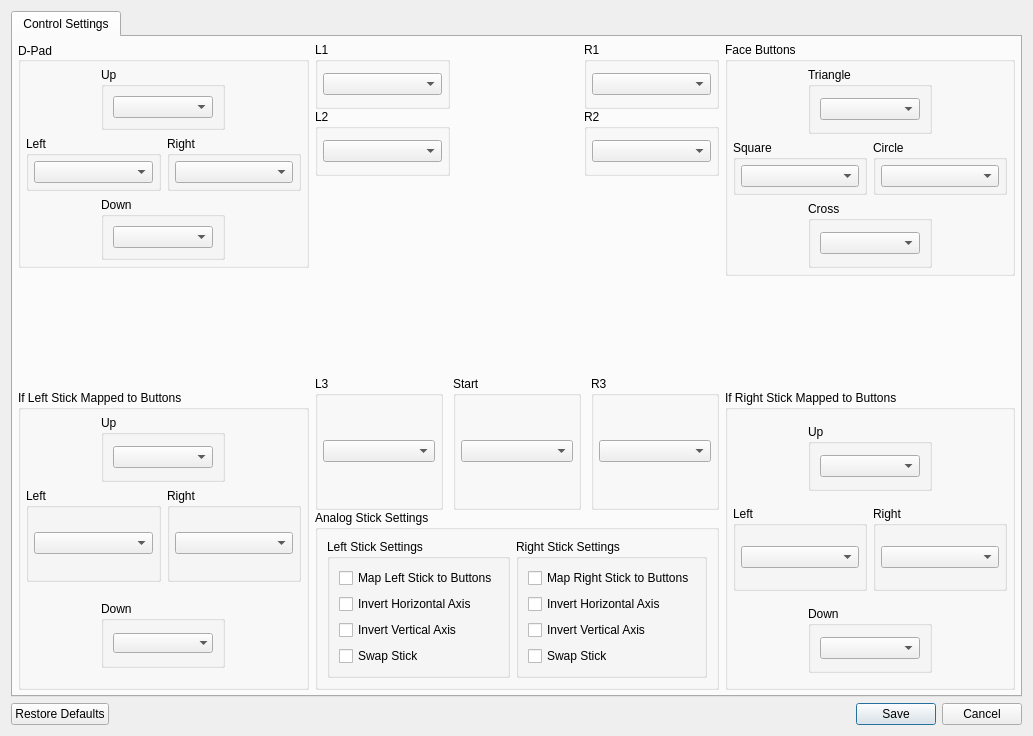
<?xml version="1.0" encoding="UTF-8"?>
<!-- SPDX-FileCopyrightText: Copyright 2024 shadPS4 Emulator Project
     SPDX-License-Identifier: GPL-2.0-or-later -->
<ui version="4.0">
 <class>ControlSettings</class>
 <widget class="QDialog" name="ControlSettings">
  <property name="windowModality">
   <enum>Qt::WindowModality::WindowModal</enum>
  </property>
  <property name="geometry">
   <rect>
    <x>0</x>
    <y>0</y>
    <width>1033</width>
    <height>736</height>
   </rect>
  </property>
  <property name="windowTitle">
   <string>Configure Controls</string>
  </property>
  <property name="windowIcon">
   <iconset>
    <normaloff>:/rpcs3.ico</normaloff>:/rpcs3.ico</iconset>
  </property>
  <layout class="QVBoxLayout" name="verticalLayout">
   <item>
    <widget class="QScrollArea" name="scrollArea">
     <property name="frameShape">
      <enum>QFrame::Shape::NoFrame</enum>
     </property>
     <property name="lineWidth">
      <number>0</number>
     </property>
     <property name="widgetResizable">
      <bool>true</bool>
     </property>
     <widget class="QTabWidget" name="tabWidget">
      <property name="geometry">
       <rect>
        <x>0</x>
        <y>0</y>
        <width>1015</width>
        <height>688</height>
       </rect>
      </property>
      <widget class="QWidget" name="tab">
       <attribute name="title">
        <string>Control Settings</string>
       </attribute>
       <layout class="QVBoxLayout" name="mainLayout">
        <property name="leftMargin">
         <number>5</number>
        </property>
        <property name="topMargin">
         <number>5</number>
        </property>
        <property name="rightMargin">
         <number>5</number>
        </property>
        <property name="bottomMargin">
         <number>5</number>
        </property>
        <item>
         <layout class="QHBoxLayout" name="bottomLayout">
          <item>
           <layout class="QVBoxLayout" name="verticalLayout_left">
            <property name="spacing">
             <number>5</number>
            </property>
            <item>
             <widget class="QGroupBox" name="gb_dpad">
              <property name="enabled">
               <bool>true</bool>
              </property>
              <property name="maximumSize">
               <size>
                <width>16777215</width>
                <height>16777215</height>
               </size>
              </property>
              <property name="title">
               <string>D-Pad</string>
              </property>
              <property name="alignment">
               <set>Qt::AlignmentFlag::AlignLeading|Qt::AlignmentFlag::AlignLeft|Qt::AlignmentFlag::AlignVCenter</set>
              </property>
              <layout class="QVBoxLayout" name="gb_dpad_layout">
               <property name="spacing">
                <number>6</number>
               </property>
               <property name="leftMargin">
                <number>5</number>
               </property>
               <property name="topMargin">
                <number>5</number>
               </property>
               <property name="rightMargin">
                <number>5</number>
               </property>
               <property name="bottomMargin">
                <number>5</number>
               </property>
               <item>
                <widget class="QWidget" name="dpad_up" native="true">
                 <layout class="QHBoxLayout" name="dpad_up_layout">
                  <property name="spacing">
                   <number>0</number>
                  </property>
                  <property name="leftMargin">
                   <number>0</number>
                  </property>
                  <property name="topMargin">
                   <number>0</number>
                  </property>
                  <property name="rightMargin">
                   <number>0</number>
                  </property>
                  <property name="bottomMargin">
                   <number>0</number>
                  </property>
                  <item>
                   <widget class="QGroupBox" name="gb_dpad_up">
                    <property name="minimumSize">
                     <size>
                      <width>124</width>
                      <height>0</height>
                     </size>
                    </property>
                    <property name="maximumSize">
                     <size>
                      <width>0</width>
                      <height>16777215</height>
                     </size>
                    </property>
                    <property name="title">
                     <string>Up</string>
                    </property>
                    <layout class="QHBoxLayout" name="horizontalLayout_4">
                     <item>
                      <widget class="QComboBox" name="DpadUpBox">
                       <property name="editable">
                        <bool>false</bool>
                       </property>
                       <property name="sizeAdjustPolicy">
                        <enum>QComboBox::SizeAdjustPolicy::AdjustToContents</enum>
                       </property>
                      </widget>
                     </item>
                    </layout>
                   </widget>
                  </item>
                 </layout>
                </widget>
               </item>
               <item>
                <layout class="QHBoxLayout" name="layout_dpad_left_right">
                 <item>
                  <widget class="QGroupBox" name="gb_dpad_left">
                   <property name="title">
                    <string>Left</string>
                   </property>
                   <layout class="QVBoxLayout" name="gb_dpad_left_layout">
                    <property name="leftMargin">
                     <number>5</number>
                    </property>
                    <property name="topMargin">
                     <number>5</number>
                    </property>
                    <property name="rightMargin">
                     <number>5</number>
                    </property>
                    <property name="bottomMargin">
                     <number>5</number>
                    </property>
                    <item>
                     <widget class="QComboBox" name="DpadLeftBox"/>
                    </item>
                   </layout>
                  </widget>
                 </item>
                 <item>
                  <widget class="QGroupBox" name="gb_dpad_right">
                   <property name="title">
                    <string>Right</string>
                   </property>
                   <layout class="QVBoxLayout" name="gb_dpad_right_layout">
                    <property name="leftMargin">
                     <number>5</number>
                    </property>
                    <property name="topMargin">
                     <number>5</number>
                    </property>
                    <property name="rightMargin">
                     <number>5</number>
                    </property>
                    <property name="bottomMargin">
                     <number>5</number>
                    </property>
                    <item>
                     <widget class="QComboBox" name="DpadRightBox">
                      <property name="editable">
                       <bool>false</bool>
                      </property>
                     </widget>
                    </item>
                   </layout>
                  </widget>
                 </item>
                </layout>
               </item>
               <item>
                <widget class="QWidget" name="dpad_down" native="true">
                 <layout class="QHBoxLayout" name="dpad_down_layout">
                  <property name="leftMargin">
                   <number>0</number>
                  </property>
                  <property name="topMargin">
                   <number>0</number>
                  </property>
                  <property name="rightMargin">
                   <number>0</number>
                  </property>
                  <property name="bottomMargin">
                   <number>0</number>
                  </property>
                  <item>
                   <widget class="QGroupBox" name="gb_dpad_down">
                    <property name="maximumSize">
                     <size>
                      <width>124</width>
                      <height>16777215</height>
                     </size>
                    </property>
                    <property name="title">
                     <string>Down</string>
                    </property>
                    <layout class="QHBoxLayout" name="horizontalLayout_3">
                     <item>
                      <widget class="QComboBox" name="DpadDownBox">
                       <property name="enabled">
                        <bool>true</bool>
                       </property>
                       <property name="sizePolicy">
                        <sizepolicy hsizetype="Preferred" vsizetype="Fixed">
                         <horstretch>0</horstretch>
                         <verstretch>0</verstretch>
                        </sizepolicy>
                       </property>
                       <property name="minimumSize">
                        <size>
                         <width>100</width>
                         <height>0</height>
                        </size>
                       </property>
                      </widget>
                     </item>
                    </layout>
                   </widget>
                  </item>
                 </layout>
                </widget>
               </item>
              </layout>
             </widget>
            </item>
            <item>
             <spacer name="verticalSpacer">
              <property name="orientation">
               <enum>Qt::Orientation::Vertical</enum>
              </property>
              <property name="sizeHint" stdset="0">
               <size>
                <width>20</width>
                <height>40</height>
               </size>
              </property>
             </spacer>
            </item>
            <item>
             <widget class="QGroupBox" name="gb_left_stick">
              <property name="minimumSize">
               <size>
                <width>0</width>
                <height>300</height>
               </size>
              </property>
              <property name="title">
               <string>If Left Stick Mapped to Buttons</string>
              </property>
              <layout class="QVBoxLayout" name="gb_left_stick_layout">
               <property name="leftMargin">
                <number>5</number>
               </property>
               <property name="topMargin">
                <number>5</number>
               </property>
               <property name="rightMargin">
                <number>5</number>
               </property>
               <property name="bottomMargin">
                <number>5</number>
               </property>
               <item>
                <widget class="QWidget" name="left_stick_up" native="true">
                 <property name="maximumSize">
                  <size>
                   <width>16777215</width>
                   <height>67</height>
                  </size>
                 </property>
                 <layout class="QHBoxLayout" name="left_stick_up_layout">
                  <property name="leftMargin">
                   <number>0</number>
                  </property>
                  <property name="topMargin">
                   <number>0</number>
                  </property>
                  <property name="rightMargin">
                   <number>0</number>
                  </property>
                  <property name="bottomMargin">
                   <number>0</number>
                  </property>
                  <item>
                   <widget class="QGroupBox" name="gb_left_stick_up">
                    <property name="minimumSize">
                     <size>
                      <width>124</width>
                      <height>0</height>
                     </size>
                    </property>
                    <property name="maximumSize">
                     <size>
                      <width>124</width>
                      <height>16777215</height>
                     </size>
                    </property>
                    <property name="title">
                     <string>Up</string>
                    </property>
                    <layout class="QVBoxLayout" name="verticalLayout_10">
                     <item>
                      <widget class="QComboBox" name="LStickUpBox"/>
                     </item>
                    </layout>
                   </widget>
                  </item>
                 </layout>
                </widget>
               </item>
               <item>
                <layout class="QHBoxLayout" name="layout_left_stick_left_right">
                 <item>
                  <widget class="QGroupBox" name="gb_left_stick_left">
                   <property name="title">
                    <string>Left</string>
                   </property>
                   <layout class="QVBoxLayout" name="gb_left_stick_left_layout">
                    <property name="leftMargin">
                     <number>5</number>
                    </property>
                    <property name="topMargin">
                     <number>5</number>
                    </property>
                    <property name="rightMargin">
                     <number>5</number>
                    </property>
                    <property name="bottomMargin">
                     <number>5</number>
                    </property>
                    <item>
                     <widget class="QComboBox" name="LStickLeftBox"/>
                    </item>
                   </layout>
                  </widget>
                 </item>
                 <item>
                  <widget class="QGroupBox" name="gb_left_stick_right">
                   <property name="maximumSize">
                    <size>
                     <width>179</width>
                     <height>16777215</height>
                    </size>
                   </property>
                   <property name="title">
                    <string>Right</string>
                   </property>
                   <layout class="QVBoxLayout" name="gb_left_stick_right_layout">
                    <property name="leftMargin">
                     <number>5</number>
                    </property>
                    <property name="topMargin">
                     <number>5</number>
                    </property>
                    <property name="rightMargin">
                     <number>5</number>
                    </property>
                    <property name="bottomMargin">
                     <number>5</number>
                    </property>
                    <item>
                     <widget class="QComboBox" name="LStickRightBox"/>
                    </item>
                   </layout>
                  </widget>
                 </item>
                </layout>
               </item>
               <item>
                <widget class="QWidget" name="left_stick_down" native="true">
                 <layout class="QHBoxLayout" name="left_stick_down_layout">
                  <property name="leftMargin">
                   <number>0</number>
                  </property>
                  <property name="topMargin">
                   <number>0</number>
                  </property>
                  <property name="rightMargin">
                   <number>0</number>
                  </property>
                  <property name="bottomMargin">
                   <number>0</number>
                  </property>
                  <item>
                   <widget class="QGroupBox" name="gb_left_stick_down">
                    <property name="minimumSize">
                     <size>
                      <width>124</width>
                      <height>0</height>
                     </size>
                    </property>
                    <property name="maximumSize">
                     <size>
                      <width>124</width>
                      <height>67</height>
                     </size>
                    </property>
                    <property name="title">
                     <string>Down</string>
                    </property>
                    <layout class="QVBoxLayout" name="verticalLayout_8">
                     <item>
                      <widget class="QComboBox" name="LStickDownBox">
                       <property name="editable">
                        <bool>false</bool>
                       </property>
                       <property name="frame">
                        <bool>false</bool>
                       </property>
                      </widget>
                     </item>
                    </layout>
                   </widget>
                  </item>
                 </layout>
                </widget>
               </item>
              </layout>
             </widget>
            </item>
           </layout>
          </item>
          <item>
           <layout class="QVBoxLayout" name="verticalLayout_middle" stretch="0,0,0,0">
            <property name="spacing">
             <number>0</number>
            </property>
            <item>
             <layout class="QHBoxLayout" name="layout_middle_top">
              <property name="spacing">
               <number>0</number>
              </property>
              <item>
               <layout class="QVBoxLayout" name="layout_l1_l2">
                <item>
                 <widget class="QGroupBox" name="gb_l1">
                  <property name="title">
                   <string>L1</string>
                  </property>
                  <layout class="QVBoxLayout" name="gb_l1_layout">
                   <property name="leftMargin">
                    <number>5</number>
                   </property>
                   <property name="topMargin">
                    <number>5</number>
                   </property>
                   <property name="rightMargin">
                    <number>5</number>
                   </property>
                   <property name="bottomMargin">
                    <number>5</number>
                   </property>
                   <item>
                    <widget class="QComboBox" name="LBBox"/>
                   </item>
                  </layout>
                 </widget>
                </item>
                <item>
                 <widget class="QGroupBox" name="gb_l2">
                  <property name="title">
                   <string>L2</string>
                  </property>
                  <layout class="QVBoxLayout" name="gb_l2_layout">
                   <property name="leftMargin">
                    <number>5</number>
                   </property>
                   <property name="topMargin">
                    <number>5</number>
                   </property>
                   <property name="rightMargin">
                    <number>5</number>
                   </property>
                   <property name="bottomMargin">
                    <number>5</number>
                   </property>
                   <item>
                    <widget class="QComboBox" name="LTBox"/>
                   </item>
                  </layout>
                 </widget>
                </item>
               </layout>
              </item>
              <item>
               <layout class="QVBoxLayout" name="layout_system_buttons">
                <item>
                 <layout class="QHBoxLayout" name="layout_select_start">
                  <property name="spacing">
                   <number>10</number>
                  </property>
                 </layout>
                </item>
                <item>
                 <widget class="QWidget" name="widget_ps_button" native="true">
                  <layout class="QHBoxLayout" name="widget_ps_button_layout">
                   <property name="spacing">
                    <number>10</number>
                   </property>
                   <property name="leftMargin">
                    <number>0</number>
                   </property>
                   <property name="topMargin">
                    <number>0</number>
                   </property>
                   <property name="rightMargin">
                    <number>0</number>
                   </property>
                   <property name="bottomMargin">
                    <number>0</number>
                   </property>
                  </layout>
                 </widget>
                </item>
               </layout>
              </item>
              <item>
               <layout class="QVBoxLayout" name="layout_r1_r2">
                <item>
                 <widget class="QGroupBox" name="gb_r1">
                  <property name="title">
                   <string>R1</string>
                  </property>
                  <layout class="QVBoxLayout" name="gb_r1_layout">
                   <property name="leftMargin">
                    <number>5</number>
                   </property>
                   <property name="topMargin">
                    <number>5</number>
                   </property>
                   <property name="rightMargin">
                    <number>5</number>
                   </property>
                   <property name="bottomMargin">
                    <number>5</number>
                   </property>
                   <item>
                    <widget class="QComboBox" name="RBBox"/>
                   </item>
                  </layout>
                 </widget>
                </item>
                <item>
                 <widget class="QGroupBox" name="gb_r2">
                  <property name="title">
                   <string>R2</string>
                  </property>
                  <layout class="QVBoxLayout" name="gb_r2_layout">
                   <property name="leftMargin">
                    <number>5</number>
                   </property>
                   <property name="topMargin">
                    <number>5</number>
                   </property>
                   <property name="rightMargin">
                    <number>5</number>
                   </property>
                   <property name="bottomMargin">
                    <number>5</number>
                   </property>
                   <item>
                    <widget class="QComboBox" name="RTBox"/>
                   </item>
                  </layout>
                 </widget>
                </item>
               </layout>
              </item>
             </layout>
            </item>
            <item>
             <widget class="QWidget" name="widget_controller" native="true">
              <property name="minimumSize">
               <size>
                <width>0</width>
                <height>200</height>
               </size>
              </property>
              <layout class="QHBoxLayout" name="widget_controller_layout">
               <property name="leftMargin">
                <number>0</number>
               </property>
               <property name="topMargin">
                <number>0</number>
               </property>
               <property name="rightMargin">
                <number>0</number>
               </property>
               <property name="bottomMargin">
                <number>0</number>
               </property>
               <item>
                <widget class="QLabel" name="l_controller">
                 <property name="maximumSize">
                  <size>
                   <width>415</width>
                   <height>256</height>
                  </size>
                 </property>
                 <property name="pixmap">
                  <pixmap resource="../shadps4.qrc">:/images/ps4_controller.png</pixmap>
                 </property>
                 <property name="scaledContents">
                  <bool>true</bool>
                 </property>
                 <property name="alignment">
                  <set>Qt::AlignmentFlag::AlignBottom|Qt::AlignmentFlag::AlignHCenter</set>
                 </property>
                </widget>
               </item>
              </layout>
             </widget>
            </item>
            <item>
             <layout class="QHBoxLayout" name="layout_middle_bottom">
              <property name="spacing">
               <number>10</number>
              </property>
              <property name="sizeConstraint">
               <enum>QLayout::SizeConstraint::SetDefaultConstraint</enum>
              </property>
              <item>
               <widget class="QGroupBox" name="gb_l3">
                <property name="title">
                 <string>L3</string>
                </property>
                <layout class="QVBoxLayout" name="gb_l3_layout">
                 <property name="leftMargin">
                  <number>5</number>
                 </property>
                 <property name="topMargin">
                  <number>5</number>
                 </property>
                 <property name="rightMargin">
                  <number>5</number>
                 </property>
                 <property name="bottomMargin">
                  <number>5</number>
                 </property>
                 <item>
                  <widget class="QComboBox" name="LClickBox"/>
                 </item>
                </layout>
               </widget>
              </item>
              <item>
               <widget class="QGroupBox" name="gb_start">
                <property name="title">
                 <string>Start</string>
                </property>
                <layout class="QVBoxLayout" name="gb_start_layout">
                 <property name="leftMargin">
                  <number>5</number>
                 </property>
                 <property name="topMargin">
                  <number>5</number>
                 </property>
                 <property name="rightMargin">
                  <number>5</number>
                 </property>
                 <property name="bottomMargin">
                  <number>5</number>
                 </property>
                 <item>
                  <widget class="QComboBox" name="StartBox"/>
                 </item>
                </layout>
               </widget>
              </item>
              <item>
               <widget class="QGroupBox" name="gb_r3">
                <property name="title">
                 <string>R3</string>
                </property>
                <layout class="QVBoxLayout" name="gb_r3_layout">
                 <property name="leftMargin">
                  <number>5</number>
                 </property>
                 <property name="topMargin">
                  <number>5</number>
                 </property>
                 <property name="rightMargin">
                  <number>5</number>
                 </property>
                 <property name="bottomMargin">
                  <number>5</number>
                 </property>
                 <item>
                  <widget class="QComboBox" name="RClickBox"/>
                 </item>
                </layout>
               </widget>
              </item>
             </layout>
            </item>
            <item>
             <widget class="QGroupBox" name="AnalogSettings">
              <property name="title">
               <string>Analog Stick Settings</string>
              </property>
              <layout class="QHBoxLayout" name="horizontalLayout_2">
               <item>
                <widget class="QGroupBox" name="LStickSettings">
                 <property name="title">
                  <string>Left Stick Settings</string>
                 </property>
                 <layout class="QVBoxLayout" name="verticalLayout_4">
                  <item>
                   <widget class="QCheckBox" name="LStickButtons">
                    <property name="text">
                     <string>Map Left Stick to Buttons</string>
                    </property>
                    <property name="checked">
                     <bool>false</bool>
                    </property>
                   </widget>
                  </item>
                  <item>
                   <widget class="QCheckBox" name="LStickInvertX">
                    <property name="text">
                     <string>Invert Horizontal Axis</string>
                    </property>
                   </widget>
                  </item>
                  <item>
                   <widget class="QCheckBox" name="LStickInvertY">
                    <property name="text">
                     <string>Invert Vertical Axis</string>
                    </property>
                   </widget>
                  </item>
                  <item>
                   <widget class="QCheckBox" name="LStickSwap">
                    <property name="text">
                     <string>Swap Stick</string>
                    </property>
                   </widget>
                  </item>
                 </layout>
                </widget>
               </item>
               <item>
                <widget class="QGroupBox" name="RStickSettings">
                 <property name="title">
                  <string>Right Stick Settings</string>
                 </property>
                 <layout class="QVBoxLayout" name="verticalLayout_9">
                  <item>
                   <widget class="QCheckBox" name="RStickButtons">
                    <property name="text">
                     <string>Map Right Stick to Buttons</string>
                    </property>
                   </widget>
                  </item>
                  <item>
                   <widget class="QCheckBox" name="RStickInvertX">
                    <property name="text">
                     <string>Invert Horizontal Axis</string>
                    </property>
                   </widget>
                  </item>
                  <item>
                   <widget class="QCheckBox" name="RStickInvertY">
                    <property name="text">
                     <string>Invert Vertical Axis</string>
                    </property>
                   </widget>
                  </item>
                  <item>
                   <widget class="QCheckBox" name="RStickSwap">
                    <property name="text">
                     <string>Swap Stick</string>
                    </property>
                   </widget>
                  </item>
                 </layout>
                </widget>
               </item>
              </layout>
             </widget>
            </item>
           </layout>
          </item>
          <item>
           <layout class="QVBoxLayout" name="verticalLayout_right">
            <property name="spacing">
             <number>5</number>
            </property>
            <item>
             <widget class="QGroupBox" name="gb_face_buttons">
              <property name="title">
               <string>Face Buttons</string>
              </property>
              <layout class="QVBoxLayout" name="gb_face_buttons_layout">
               <property name="leftMargin">
                <number>5</number>
               </property>
               <property name="topMargin">
                <number>5</number>
               </property>
               <property name="rightMargin">
                <number>5</number>
               </property>
               <property name="bottomMargin">
                <number>5</number>
               </property>
               <item>
                <widget class="QWidget" name="widget_triangle" native="true">
                 <layout class="QHBoxLayout" name="widget_triangle_layout">
                  <property name="leftMargin">
                   <number>0</number>
                  </property>
                  <property name="topMargin">
                   <number>0</number>
                  </property>
                  <property name="rightMargin">
                   <number>0</number>
                  </property>
                  <property name="bottomMargin">
                   <number>0</number>
                  </property>
                  <item>
                   <widget class="QGroupBox" name="gb_triangle">
                    <property name="sizePolicy">
                     <sizepolicy hsizetype="Preferred" vsizetype="Fixed">
                      <horstretch>0</horstretch>
                      <verstretch>0</verstretch>
                     </sizepolicy>
                    </property>
                    <property name="minimumSize">
                     <size>
                      <width>124</width>
                      <height>67</height>
                     </size>
                    </property>
                    <property name="maximumSize">
                     <size>
                      <width>124</width>
                      <height>16777215</height>
                     </size>
                    </property>
                    <property name="title">
                     <string>Triangle</string>
                    </property>
                    <layout class="QVBoxLayout" name="verticalLayout_3">
                     <item>
                      <widget class="QComboBox" name="YBox">
                       <property name="sizePolicy">
                        <sizepolicy hsizetype="Preferred" vsizetype="Fixed">
                         <horstretch>0</horstretch>
                         <verstretch>0</verstretch>
                        </sizepolicy>
                       </property>
                      </widget>
                     </item>
                    </layout>
                   </widget>
                  </item>
                 </layout>
                </widget>
               </item>
               <item>
                <layout class="QHBoxLayout" name="layout_square_circle">
                 <item>
                  <widget class="QGroupBox" name="gb_square">
                   <property name="title">
                    <string>Square</string>
                   </property>
                   <layout class="QVBoxLayout" name="gb_square_layout">
                    <property name="leftMargin">
                     <number>5</number>
                    </property>
                    <property name="topMargin">
                     <number>5</number>
                    </property>
                    <property name="rightMargin">
                     <number>5</number>
                    </property>
                    <property name="bottomMargin">
                     <number>5</number>
                    </property>
                    <item>
                     <widget class="QComboBox" name="XBox"/>
                    </item>
                   </layout>
                  </widget>
                 </item>
                 <item>
                  <widget class="QGroupBox" name="gb_circle">
                   <property name="title">
                    <string>Circle</string>
                   </property>
                   <layout class="QVBoxLayout" name="gb_circle_layout">
                    <property name="leftMargin">
                     <number>5</number>
                    </property>
                    <property name="topMargin">
                     <number>5</number>
                    </property>
                    <property name="rightMargin">
                     <number>5</number>
                    </property>
                    <property name="bottomMargin">
                     <number>5</number>
                    </property>
                    <item>
                     <widget class="QComboBox" name="BBox"/>
                    </item>
                   </layout>
                  </widget>
                 </item>
                </layout>
               </item>
               <item>
                <widget class="QWidget" name="widget_cross" native="true">
                 <layout class="QHBoxLayout" name="widget_cross_layout">
                  <property name="leftMargin">
                   <number>0</number>
                  </property>
                  <property name="topMargin">
                   <number>0</number>
                  </property>
                  <property name="rightMargin">
                   <number>0</number>
                  </property>
                  <property name="bottomMargin">
                   <number>0</number>
                  </property>
                  <item>
                   <widget class="QGroupBox" name="gb_cross">
                    <property name="minimumSize">
                     <size>
                      <width>124</width>
                      <height>67</height>
                     </size>
                    </property>
                    <property name="maximumSize">
                     <size>
                      <width>124</width>
                      <height>16777215</height>
                     </size>
                    </property>
                    <property name="title">
                     <string>Cross</string>
                    </property>
                    <layout class="QVBoxLayout" name="verticalLayout_5">
                     <item>
                      <widget class="QComboBox" name="ABox"/>
                     </item>
                    </layout>
                   </widget>
                  </item>
                 </layout>
                </widget>
               </item>
              </layout>
             </widget>
            </item>
            <item>
             <spacer name="verticalSpacer_2">
              <property name="orientation">
               <enum>Qt::Orientation::Vertical</enum>
              </property>
              <property name="sizeHint" stdset="0">
               <size>
                <width>20</width>
                <height>0</height>
               </size>
              </property>
             </spacer>
            </item>
            <item>
             <widget class="QGroupBox" name="gb_right_stick">
              <property name="minimumSize">
               <size>
                <width>0</width>
                <height>300</height>
               </size>
              </property>
              <property name="title">
               <string>If Right Stick Mapped to Buttons</string>
              </property>
              <layout class="QVBoxLayout" name="verticalLayout_2">
               <property name="leftMargin">
                <number>5</number>
               </property>
               <property name="topMargin">
                <number>5</number>
               </property>
               <property name="rightMargin">
                <number>5</number>
               </property>
               <property name="bottomMargin">
                <number>5</number>
               </property>
               <item>
                <widget class="QWidget" name="widget_right_stick_up" native="true">
                 <layout class="QHBoxLayout" name="widget_right_stick_up_layout">
                  <property name="leftMargin">
                   <number>0</number>
                  </property>
                  <property name="topMargin">
                   <number>0</number>
                  </property>
                  <property name="rightMargin">
                   <number>0</number>
                  </property>
                  <property name="bottomMargin">
                   <number>0</number>
                  </property>
                  <item>
                   <widget class="QGroupBox" name="gb_right_stick_up">
                    <property name="minimumSize">
                     <size>
                      <width>124</width>
                      <height>0</height>
                     </size>
                    </property>
                    <property name="maximumSize">
                     <size>
                      <width>124</width>
                      <height>67</height>
                     </size>
                    </property>
                    <property name="title">
                     <string>Up</string>
                    </property>
                    <layout class="QVBoxLayout" name="verticalLayout_7">
                     <item>
                      <widget class="QComboBox" name="RStickUpBox"/>
                     </item>
                    </layout>
                   </widget>
                  </item>
                 </layout>
                </widget>
               </item>
               <item>
                <layout class="QHBoxLayout" name="layout_right_stick_left_right">
                 <item>
                  <widget class="QGroupBox" name="gb_right_stick_left">
                   <property name="title">
                    <string>Left</string>
                   </property>
                   <layout class="QVBoxLayout" name="gb_right_stick_left_layout">
                    <property name="leftMargin">
                     <number>5</number>
                    </property>
                    <property name="topMargin">
                     <number>5</number>
                    </property>
                    <property name="rightMargin">
                     <number>5</number>
                    </property>
                    <property name="bottomMargin">
                     <number>5</number>
                    </property>
                    <item>
                     <widget class="QComboBox" name="RStickLeftBox"/>
                    </item>
                   </layout>
                  </widget>
                 </item>
                 <item>
                  <widget class="QGroupBox" name="gb_right_stick_right">
                   <property name="title">
                    <string>Right</string>
                   </property>
                   <layout class="QVBoxLayout" name="gb_right_stick_right_layout">
                    <property name="leftMargin">
                     <number>5</number>
                    </property>
                    <property name="topMargin">
                     <number>5</number>
                    </property>
                    <property name="rightMargin">
                     <number>5</number>
                    </property>
                    <property name="bottomMargin">
                     <number>5</number>
                    </property>
                    <item>
                     <widget class="QComboBox" name="RStickRightBox"/>
                    </item>
                   </layout>
                  </widget>
                 </item>
                </layout>
               </item>
               <item>
                <widget class="QWidget" name="widget_right_stick_down" native="true">
                 <layout class="QHBoxLayout" name="widget_right_stick_down_layout">
                  <property name="leftMargin">
                   <number>0</number>
                  </property>
                  <property name="topMargin">
                   <number>0</number>
                  </property>
                  <property name="rightMargin">
                   <number>0</number>
                  </property>
                  <property name="bottomMargin">
                   <number>0</number>
                  </property>
                  <item>
                   <widget class="QGroupBox" name="gb_right_stick_down">
                    <property name="minimumSize">
                     <size>
                      <width>124</width>
                      <height>0</height>
                     </size>
                    </property>
                    <property name="maximumSize">
                     <size>
                      <width>124</width>
                      <height>67</height>
                     </size>
                    </property>
                    <property name="title">
                     <string>Down</string>
                    </property>
                    <layout class="QVBoxLayout" name="verticalLayout_6">
                     <item>
                      <widget class="QComboBox" name="RStickDownBox"/>
                     </item>
                    </layout>
                   </widget>
                  </item>
                 </layout>
                </widget>
               </item>
              </layout>
             </widget>
            </item>
           </layout>
          </item>
         </layout>
        </item>
       </layout>
      </widget>
     </widget>
    </widget>
   </item>
   <item>
    <widget class="QDialogButtonBox" name="buttonBox">
     <property name="standardButtons">
      <set>QDialogButtonBox::StandardButton::Cancel|QDialogButtonBox::StandardButton::RestoreDefaults|QDialogButtonBox::StandardButton::Save</set>
     </property>
     <property name="centerButtons">
      <bool>false</bool>
     </property>
    </widget>
   </item>
  </layout>
 </widget>
 <resources>
  <include location="../shadps4.qrc"/>
 </resources>
 <connections/>
</ui>
